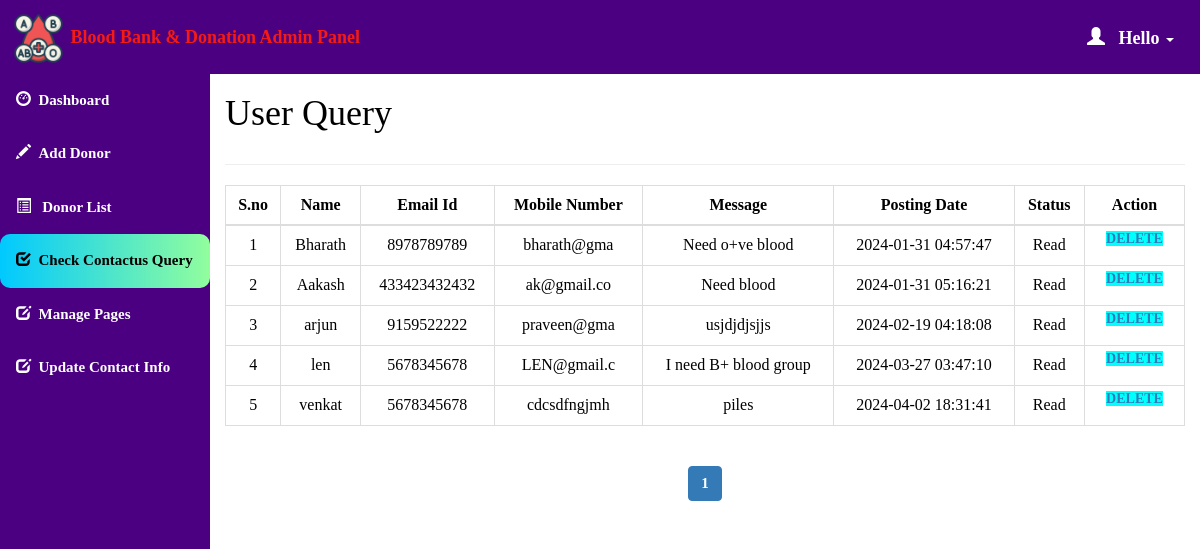
Screenshot of /admin/query.php (signed in) with the database file from the repository.
### tables this page shows
CREATE TABLE `contact_query` (
  `query_id` int(11) NOT NULL,
  `query_name` varchar(100) NOT NULL,
  `query_mail` varchar(120) NOT NULL,
  `query_number` char(11) NOT NULL,
  `query_message` longtext NOT NULL,
  `query_date` timestamp NOT NULL DEFAULT current_timestamp() ON UPDATE current_timestamp(),
  `query_status` int(11) DEFAULT 2
);

### admin/query.php (the view, shortened to what this page needs)
<html>
<head>
  <link rel="stylesheet" href="https://maxcdn.bootstrapcdn.com/bootstrap/3.4.1/css/bootstrap.min.css">
</head>
<?php
  if (isset($_SESSION['loggedin']) && $_SESSION['loggedin'] == true) {
  ?>
<body style="color:black">
<div id="header">
<?php include 'header.php';
?>
</div>
<div id="sidebar">
<?php $active="query"; include 'sidebar.php'; ?>
</div>
<div id="content" >
  <div class="content-wrapper">
    <div class="container-fluid">
      <div class="row">
        <div class="col-md-12 lg-12 sm-12">
          <h1 class="page-title">User Query</h1>
        </div>
      </div>
      <hr>
      <?php
        include 'conn.php';
          $limit = 10;
          if(isset($_GET['page'])){
            $page = $_GET['page'];
          }else{
            $page = 1;
          }
          $offset = ($page - 1) * $limit;
          $count=$offset+1;
        $sql= "select * from contact_query LIMIT {$offset},{$limit}";
        $result=mysqli_query($conn,$sql);
        if(mysqli_num_rows($result)>0)   {
       ?>
       <div class="table-responsive">
      <table class="table table-bordered" style="text-align:center">
          <thead style="text-align:center">
          <th style="text-align:center">S.no</th>
          <th style="text-align:center">Name</th>
          <th style="text-align:center">Email Id</th>
          <th style="text-align:center">Mobile Number</th>
          <th style="text-align:center">Message</th>
          <th style="text-align:center">Posting Date</th>
          <th style="text-align:center">Status</th>
          <th style="text-align:center">Action</th>
          </thead>
          <tbody>
            <?php
            while($row = mysqli_fetch_assoc($result)) { ?>
          <tr>
                  <td><?php echo $count++; ?></td>
                  <td><?php echo $row['query_name']; ?></td>
                  <td><?php echo $row['query_mail']; ?></td>
                  <td><?php echo $row['query_number']; ?></td>
                  <td><?php echo $row['query_message']; ?></td>
                  <td><?php echo $row['query_date']; ?></td>
                  <?php if($row['query_status']==1)
{
?><td>Read<br></td>
<?php } else {?>
<td><a href="query.php?id=<?php echo $row['query_id'];?>" onclick="clickme()"><b id="demo">Pending</b></a><br>
</td>
<?php } ?>
                    <td id="he" style="width:100px">
                    <a style="background-color:aqua" href='delete_query.php?id=<?php echo $row['query_id']; ?>'> Delete </a>
                </td>
              </tr>
            <?php } ?>
          </tbody>
      </table>
    </div>
    <?php } ?>
    <div class="table-responsive"style="text-align:center;align:center">
        <?php
        $sql1 = "SELECT * FROM contact_query";
        $result1 = mysqli_query($conn, $sql1) or die("Query Failed.");
        if(mysqli_num_rows($result1) > 0){
          $total_records = mysqli_num_rows($result1);
          $total_page = ceil($total_records / $limit);
          echo '<ul class="pagination admin-pagination">';
          for($i = 1; $i <= $total_page; $i++){
            if($i == $page){
              $active = "active";
            }else{
              $active = "";
            }
            echo '<li class="'.$active.'"><a href="query.php?page='.$i.'">'.$i.'</a></li>';
          }
          echo '</ul>';
        }
        ?>
        </div>
      </div>
    </div>
   <?php }
    ?>
</body>
</html>

### admin/query.php (style rules this page uses)
#sidebar { position:relative;margin-top:-20px }
#content { position:relative;margin-left:210px }
#he { font-size: 14px; font-weight: 600; text-transform: uppercase; padding: 3px 7px; color: #fff; text-decoration: none; border-radius: 3px; align:center }

### admin/sidebar.php (style rules this page uses)
body { margin: 0; font-family: 'Averia Gruesa Libre';font-size: 15px; color:#F8F9F9; }

### rows the page displays
contact_query: query_name "Bharath", query_mail "8978789789", query_number "bharath@gma", query_message "Need o+ve blood", query_date "2024-01-31 04:57:47", query_status "Read"
contact_query: query_name "Aakash", query_mail "433423432432", query_number "ak@gmail.co", query_message "Need blood", query_date "2024-01-31 05:16:21", query_status "Read"
contact_query: query_name "arjun", query_mail "9159522222", query_number "praveen@gma", query_message "usjdjdjsjjs", query_date "2024-02-19 04:18:08", query_status "Read"
contact_query: query_name "len", query_mail "5678345678", query_number "LEN@gmail.c", query_message "I need B+ blood group", query_date "2024-03-27 03:47:10", query_status "Read"
contact_query: query_name "venkat", query_mail "5678345678", query_number "cdcsdfngjmh", query_message "piles", query_date "2024-04-02 18:31:41", query_status "Read"
